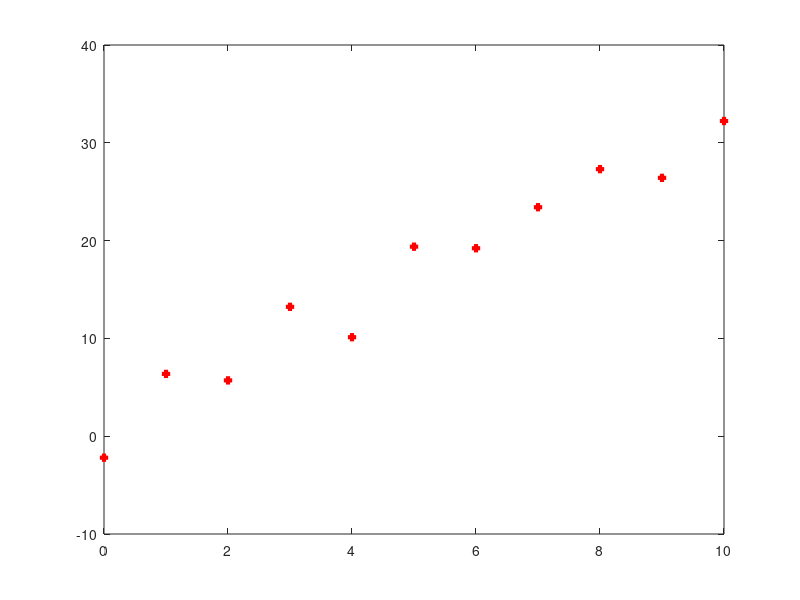
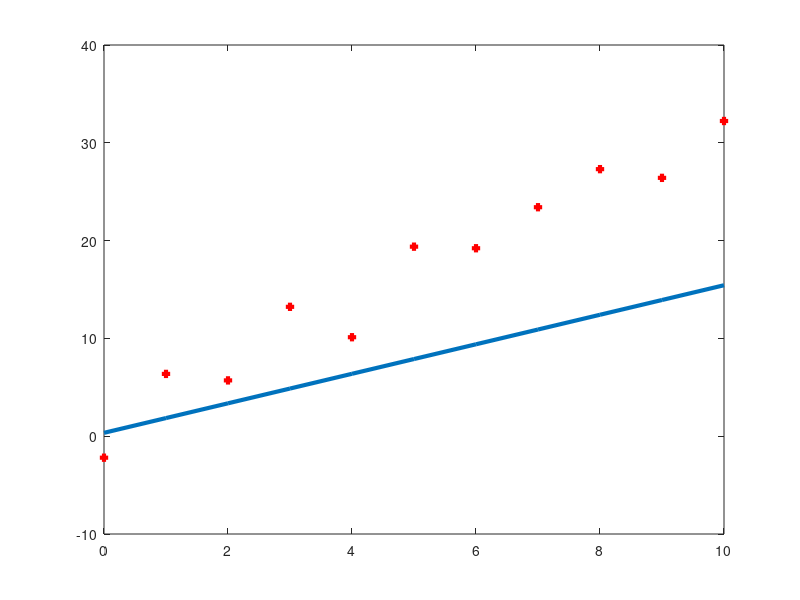
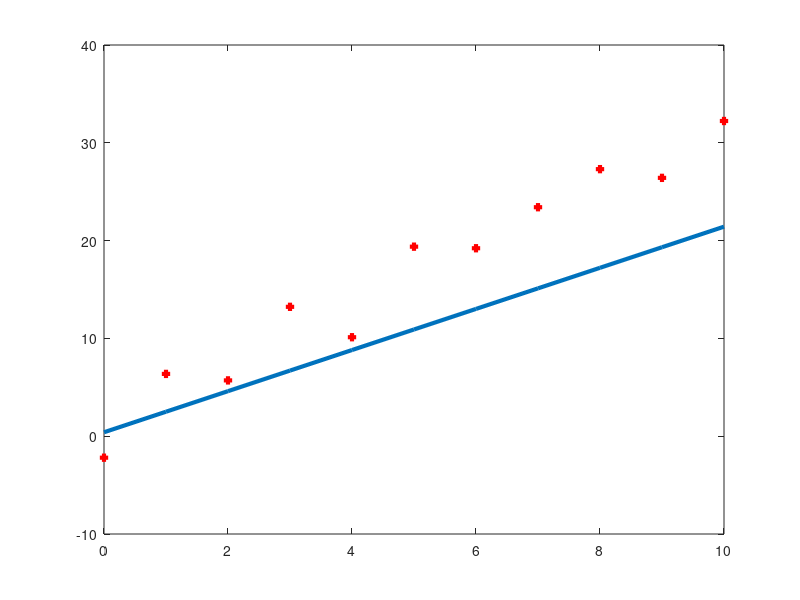
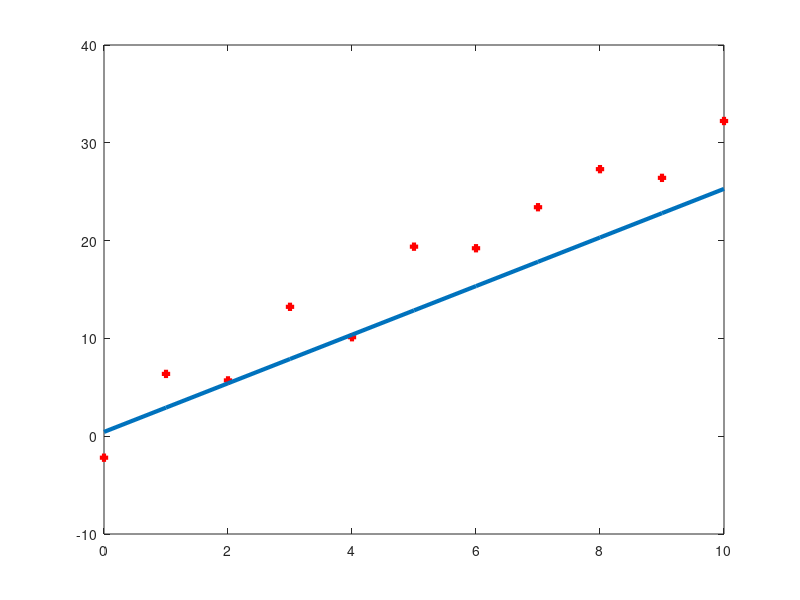

The MATLAB script that drew these images, in order:
alpha=0.01
a=0.58961
b=0.25849
x=[0:10];
y2=[-2.1978 6.3698 5.7063 13.2279 10.1201 19.3790 19.2189 23.4135 27.3058 26.4152 32.2293];
plot(x,y2,"+r",'linewidth',3)
print(['regression-' 1 '.png'])
pause
for i = [2:10]
hold off
plot(x,y2,"+r",'linewidth',3)
da=-(y2-(a.*x+b)).*x;
a=a-alpha*mean(da)
db=-(y2-(a.*x+b));
b=b-alpha*mean(db)
y=a*x+b;
hold on
plot(x,y,'linewidth',3)
print(['regression-' num2str(i) '.png'])
pause
end
  
